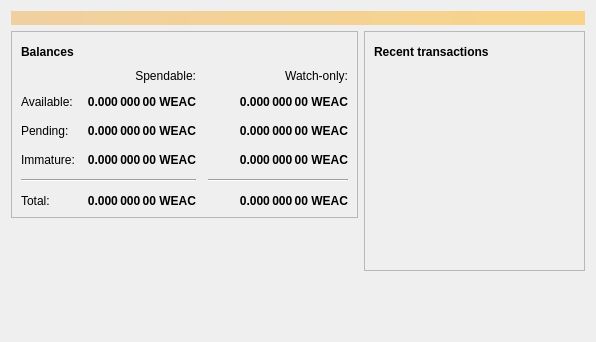
<?xml version="1.0" encoding="UTF-8"?>
<ui version="4.0">
 <class>OverviewPage</class>
 <widget class="QWidget" name="OverviewPage">
  <property name="geometry">
   <rect>
    <x>0</x>
    <y>0</y>
    <width>596</width>
    <height>342</height>
   </rect>
  </property>
  <property name="windowTitle">
   <string>Form</string>
  </property>
  <layout class="QVBoxLayout" name="topLayout">
   <item>
    <widget class="QLabel" name="labelAlerts">
     <property name="visible">
      <bool>false</bool>
     </property>
     <property name="styleSheet">
      <string notr="true">QLabel { background-color: qlineargradient(x1: 0, y1: 0, x2: 1, y2: 0, stop:0 #F0D0A0, stop:1 #F8D488); color:#000000; }</string>
     </property>
     <property name="wordWrap">
      <bool>true</bool>
     </property>
     <property name="margin">
      <number>3</number>
     </property>
     <property name="textInteractionFlags">
      <set>Qt::TextSelectableByMouse</set>
     </property>
    </widget>
   </item>
   <item>
    <layout class="QHBoxLayout" name="horizontalLayout" stretch="1,1">
     <item>
      <layout class="QVBoxLayout" name="verticalLayout_2">
       <item>
        <widget class="QFrame" name="frame">
         <property name="frameShape">
          <enum>QFrame::StyledPanel</enum>
         </property>
         <property name="frameShadow">
          <enum>QFrame::Raised</enum>
         </property>
         <layout class="QVBoxLayout" name="verticalLayout_4">
          <item>
           <layout class="QHBoxLayout" name="horizontalLayout_4">
            <item>
             <widget class="QLabel" name="label_5">
              <property name="font">
               <font>
                <weight>75</weight>
                <bold>true</bold>
               </font>
              </property>
              <property name="text">
               <string>Balances</string>
              </property>
             </widget>
            </item>
            <item>
             <widget class="QPushButton" name="labelWalletStatus">
              <property name="enabled">
               <bool>true</bool>
              </property>
              <property name="maximumSize">
               <size>
                <width>30</width>
                <height>16777215</height>
               </size>
              </property>
              <property name="toolTip">
               <string>The displayed information may be out of date. Your wallet automatically synchronizes with the Weacoin network after a connection is established, but this process has not completed yet.</string>
              </property>
              <property name="text">
               <string/>
              </property>
              <property name="icon">
               <iconset resource="../bitcoin.qrc">
                <normaloff>:/icons/warning</normaloff>
                <disabledoff>:/icons/warning</disabledoff>:/icons/warning</iconset>
              </property>
              <property name="iconSize">
               <size>
                <width>24</width>
                <height>24</height>
               </size>
              </property>
              <property name="flat">
               <bool>true</bool>
              </property>
             </widget>
            </item>
            <item>
             <spacer name="horizontalSpacer_3">
              <property name="orientation">
               <enum>Qt::Horizontal</enum>
              </property>
              <property name="sizeHint" stdset="0">
               <size>
                <width>40</width>
                <height>20</height>
               </size>
              </property>
             </spacer>
            </item>
           </layout>
          </item>
          <item>
           <layout class="QGridLayout" name="gridLayout">
            <property name="spacing">
             <number>12</number>
            </property>
            <item row="2" column="2">
             <widget class="QLabel" name="labelWatchPending">
              <property name="font">
               <font>
                <weight>75</weight>
                <bold>true</bold>
               </font>
              </property>
              <property name="cursor">
               <cursorShape>IBeamCursor</cursorShape>
              </property>
              <property name="toolTip">
               <string>Unconfirmed transactions to watch-only addresses</string>
              </property>
              <property name="text">
               <string notr="true">0.000 000 00 WEAC</string>
              </property>
              <property name="alignment">
               <set>Qt::AlignRight|Qt::AlignTrailing|Qt::AlignVCenter</set>
              </property>
              <property name="textInteractionFlags">
               <set>Qt::LinksAccessibleByMouse|Qt::TextSelectableByKeyboard|Qt::TextSelectableByMouse</set>
              </property>
             </widget>
            </item>
            <item row="2" column="1">
             <widget class="QLabel" name="labelUnconfirmed">
              <property name="font">
               <font>
                <weight>75</weight>
                <bold>true</bold>
               </font>
              </property>
              <property name="cursor">
               <cursorShape>IBeamCursor</cursorShape>
              </property>
              <property name="toolTip">
               <string>Total of transactions that have yet to be confirmed, and do not yet count toward the spendable balance</string>
              </property>
              <property name="text">
               <string notr="true">0.000 000 00 WEAC</string>
              </property>
              <property name="alignment">
               <set>Qt::AlignRight|Qt::AlignTrailing|Qt::AlignVCenter</set>
              </property>
              <property name="textInteractionFlags">
               <set>Qt::LinksAccessibleByMouse|Qt::TextSelectableByKeyboard|Qt::TextSelectableByMouse</set>
              </property>
             </widget>
            </item>
            <item row="3" column="2">
             <widget class="QLabel" name="labelWatchImmature">
              <property name="font">
               <font>
                <weight>75</weight>
                <bold>true</bold>
               </font>
              </property>
              <property name="cursor">
               <cursorShape>IBeamCursor</cursorShape>
              </property>
              <property name="toolTip">
               <string>Mined balance in watch-only addresses that has not yet matured</string>
              </property>
              <property name="text">
               <string notr="true">0.000 000 00 WEAC</string>
              </property>
              <property name="alignment">
               <set>Qt::AlignRight|Qt::AlignTrailing|Qt::AlignVCenter</set>
              </property>
              <property name="textInteractionFlags">
               <set>Qt::LinksAccessibleByMouse|Qt::TextSelectableByKeyboard|Qt::TextSelectableByMouse</set>
              </property>
             </widget>
            </item>
            <item row="4" column="0" colspan="2">
             <widget class="Line" name="line">
              <property name="orientation">
               <enum>Qt::Horizontal</enum>
              </property>
             </widget>
            </item>
            <item row="4" column="2">
             <widget class="Line" name="lineWatchBalance">
              <property name="sizePolicy">
               <sizepolicy hsizetype="Preferred" vsizetype="Fixed">
                <horstretch>0</horstretch>
                <verstretch>0</verstretch>
               </sizepolicy>
              </property>
              <property name="minimumSize">
               <size>
                <width>140</width>
                <height>0</height>
               </size>
              </property>
              <property name="orientation">
               <enum>Qt::Horizontal</enum>
              </property>
             </widget>
            </item>
            <item row="5" column="0">
             <widget class="QLabel" name="labelTotalText">
              <property name="text">
               <string>Total:</string>
              </property>
             </widget>
            </item>
            <item row="3" column="1">
             <widget class="QLabel" name="labelImmature">
              <property name="font">
               <font>
                <weight>75</weight>
                <bold>true</bold>
               </font>
              </property>
              <property name="cursor">
               <cursorShape>IBeamCursor</cursorShape>
              </property>
              <property name="toolTip">
               <string>Mined balance that has not yet matured</string>
              </property>
              <property name="text">
               <string notr="true">0.000 000 00 WEAC</string>
              </property>
              <property name="alignment">
               <set>Qt::AlignRight|Qt::AlignTrailing|Qt::AlignVCenter</set>
              </property>
              <property name="textInteractionFlags">
               <set>Qt::LinksAccessibleByMouse|Qt::TextSelectableByKeyboard|Qt::TextSelectableByMouse</set>
              </property>
             </widget>
            </item>
            <item row="2" column="3">
             <spacer name="horizontalSpacer_2">
              <property name="orientation">
               <enum>Qt::Horizontal</enum>
              </property>
              <property name="sizeHint" stdset="0">
               <size>
                <width>40</width>
                <height>20</height>
               </size>
              </property>
             </spacer>
            </item>
            <item row="3" column="0">
             <widget class="QLabel" name="labelImmatureText">
              <property name="text">
               <string>Immature:</string>
              </property>
             </widget>
            </item>
            <item row="5" column="1">
             <widget class="QLabel" name="labelTotal">
              <property name="font">
               <font>
                <weight>75</weight>
                <bold>true</bold>
               </font>
              </property>
              <property name="cursor">
               <cursorShape>IBeamCursor</cursorShape>
              </property>
              <property name="toolTip">
               <string>Your current total balance</string>
              </property>
              <property name="text">
               <string notr="true">0.000 000 00 WEAC</string>
              </property>
              <property name="alignment">
               <set>Qt::AlignRight|Qt::AlignTrailing|Qt::AlignVCenter</set>
              </property>
              <property name="textInteractionFlags">
               <set>Qt::LinksAccessibleByMouse|Qt::TextSelectableByKeyboard|Qt::TextSelectableByMouse</set>
              </property>
             </widget>
            </item>
            <item row="5" column="2">
             <widget class="QLabel" name="labelWatchTotal">
              <property name="font">
               <font>
                <weight>75</weight>
                <bold>true</bold>
               </font>
              </property>
              <property name="cursor">
               <cursorShape>IBeamCursor</cursorShape>
              </property>
              <property name="toolTip">
               <string>Current total balance in watch-only addresses</string>
              </property>
              <property name="text">
               <string notr="true">0.000 000 00 WEAC</string>
              </property>
              <property name="alignment">
               <set>Qt::AlignRight|Qt::AlignTrailing|Qt::AlignVCenter</set>
              </property>
              <property name="textInteractionFlags">
               <set>Qt::LinksAccessibleByMouse|Qt::TextSelectableByKeyboard|Qt::TextSelectableByMouse</set>
              </property>
             </widget>
            </item>
            <item row="0" column="2">
             <widget class="QLabel" name="labelWatchonly">
              <property name="text">
               <string>Watch-only:</string>
              </property>
              <property name="alignment">
               <set>Qt::AlignRight|Qt::AlignTrailing|Qt::AlignVCenter</set>
              </property>
             </widget>
            </item>
            <item row="1" column="0">
             <widget class="QLabel" name="labelBalanceText">
              <property name="text">
               <string>Available:</string>
              </property>
             </widget>
            </item>
            <item row="1" column="1">
             <widget class="QLabel" name="labelBalance">
              <property name="font">
               <font>
                <weight>75</weight>
                <bold>true</bold>
               </font>
              </property>
              <property name="cursor">
               <cursorShape>IBeamCursor</cursorShape>
              </property>
              <property name="toolTip">
               <string>Your current spendable balance</string>
              </property>
              <property name="text">
               <string notr="true">0.000 000 00 WEAC</string>
              </property>
              <property name="alignment">
               <set>Qt::AlignRight|Qt::AlignTrailing|Qt::AlignVCenter</set>
              </property>
              <property name="textInteractionFlags">
               <set>Qt::LinksAccessibleByMouse|Qt::TextSelectableByKeyboard|Qt::TextSelectableByMouse</set>
              </property>
             </widget>
            </item>
            <item row="1" column="2">
             <widget class="QLabel" name="labelWatchAvailable">
              <property name="font">
               <font>
                <weight>75</weight>
                <bold>true</bold>
               </font>
              </property>
              <property name="cursor">
               <cursorShape>IBeamCursor</cursorShape>
              </property>
              <property name="toolTip">
               <string>Your current balance in watch-only addresses</string>
              </property>
              <property name="text">
               <string notr="true">0.000 000 00 WEAC</string>
              </property>
              <property name="alignment">
               <set>Qt::AlignRight|Qt::AlignTrailing|Qt::AlignVCenter</set>
              </property>
              <property name="textInteractionFlags">
               <set>Qt::LinksAccessibleByMouse|Qt::TextSelectableByKeyboard|Qt::TextSelectableByMouse</set>
              </property>
             </widget>
            </item>
            <item row="2" column="0">
             <widget class="QLabel" name="labelPendingText">
              <property name="text">
               <string>Pending:</string>
              </property>
             </widget>
            </item>
            <item row="0" column="1">
             <widget class="QLabel" name="labelSpendable">
              <property name="text">
               <string>Spendable:</string>
              </property>
              <property name="alignment">
               <set>Qt::AlignRight|Qt::AlignTrailing|Qt::AlignVCenter</set>
              </property>
             </widget>
            </item>
           </layout>
          </item>
         </layout>
        </widget>
       </item>
       <item>
        <spacer name="verticalSpacer">
         <property name="orientation">
          <enum>Qt::Vertical</enum>
         </property>
         <property name="sizeHint" stdset="0">
          <size>
           <width>20</width>
           <height>40</height>
          </size>
         </property>
        </spacer>
       </item>
      </layout>
     </item>
     <item>
      <layout class="QVBoxLayout" name="verticalLayout_3">
       <item>
        <widget class="QFrame" name="frame_2">
         <property name="frameShape">
          <enum>QFrame::StyledPanel</enum>
         </property>
         <property name="frameShadow">
          <enum>QFrame::Raised</enum>
         </property>
         <layout class="QVBoxLayout" name="verticalLayout">
          <item>
           <layout class="QHBoxLayout" name="horizontalLayout_2">
            <item>
             <widget class="QLabel" name="label_4">
              <property name="font">
               <font>
                <weight>75</weight>
                <bold>true</bold>
               </font>
              </property>
              <property name="text">
               <string>Recent transactions</string>
              </property>
             </widget>
            </item>
            <item>
             <widget class="QPushButton" name="labelTransactionsStatus">
              <property name="enabled">
               <bool>true</bool>
              </property>
              <property name="maximumSize">
               <size>
                <width>30</width>
                <height>16777215</height>
               </size>
              </property>
              <property name="toolTip">
               <string>The displayed information may be out of date. Your wallet automatically synchronizes with the Weacoin network after a connection is established, but this process has not completed yet.</string>
              </property>
              <property name="text">
               <string/>
              </property>
              <property name="icon">
               <iconset resource="../bitcoin.qrc">
                <normaloff>:/icons/warning</normaloff>
                <disabledoff>:/icons/warning</disabledoff>:/icons/warning</iconset>
              </property>
              <property name="iconSize">
               <size>
                <width>24</width>
                <height>24</height>
               </size>
              </property>
              <property name="flat">
               <bool>true</bool>
              </property>
             </widget>
            </item>
            <item>
             <spacer name="horizontalSpacer">
              <property name="orientation">
               <enum>Qt::Horizontal</enum>
              </property>
              <property name="sizeHint" stdset="0">
               <size>
                <width>40</width>
                <height>20</height>
               </size>
              </property>
             </spacer>
            </item>
           </layout>
          </item>
          <item>
           <widget class="QListView" name="listTransactions">
            <property name="styleSheet">
             <string notr="true">QListView { background: transparent; }</string>
            </property>
            <property name="frameShape">
             <enum>QFrame::NoFrame</enum>
            </property>
            <property name="verticalScrollBarPolicy">
             <enum>Qt::ScrollBarAlwaysOff</enum>
            </property>
            <property name="horizontalScrollBarPolicy">
             <enum>Qt::ScrollBarAlwaysOff</enum>
            </property>
            <property name="selectionMode">
             <enum>QAbstractItemView::NoSelection</enum>
            </property>
           </widget>
          </item>
         </layout>
        </widget>
       </item>
       <item>
        <spacer name="verticalSpacer_2">
         <property name="orientation">
          <enum>Qt::Vertical</enum>
         </property>
         <property name="sizeHint" stdset="0">
          <size>
           <width>20</width>
           <height>40</height>
          </size>
         </property>
        </spacer>
       </item>
      </layout>
     </item>
    </layout>
   </item>
  </layout>
 </widget>
 <resources/>
 <connections/>
</ui>
